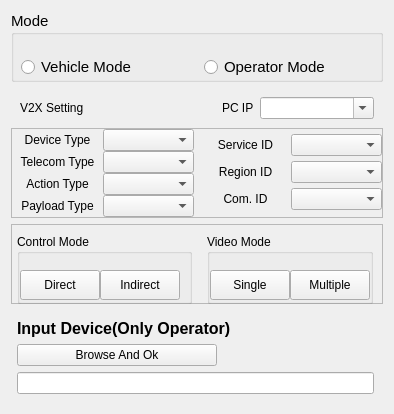
         <widget class="QWidget" name="page_4">
          <layout class="QVBoxLayout" name="verticalLayout_3">
           <item>
            <widget class="QFrame" name="frame_Mode">
             <property name="sizePolicy">
              <sizepolicy hsizetype="Preferred" vsizetype="Preferred">
               <horstretch>0</horstretch>
               <verstretch>0</verstretch>
              </sizepolicy>
             </property>
             <property name="minimumSize">
              <size>
               <width>0</width>
               <height>60</height>
              </size>
             </property>
             <property name="frameShape">
              <enum>QFrame::NoFrame</enum>
             </property>
             <property name="frameShadow">
              <enum>QFrame::Raised</enum>
             </property>
             <layout class="QVBoxLayout" name="verticalLayout_8">
              <property name="spacing">
               <number>0</number>
              </property>
              <property name="leftMargin">
               <number>0</number>
              </property>
              <property name="topMargin">
               <number>0</number>
              </property>
              <property name="rightMargin">
               <number>0</number>
              </property>
              <property name="bottomMargin">
               <number>0</number>
              </property>
              <item alignment="Qt::AlignVCenter">
               <widget class="QGroupBox" name="groupBox_Mode">
                <property name="sizePolicy">
                 <sizepolicy hsizetype="Preferred" vsizetype="Expanding">
                  <horstretch>0</horstretch>
                  <verstretch>0</verstretch>
                 </sizepolicy>
                </property>
                <property name="minimumSize">
                 <size>
                  <width>0</width>
                  <height>50</height>
                 </size>
                </property>
                <property name="font">
                 <font>
                  <pointsize>11</pointsize>
                  <weight>50</weight>
                  <bold>false</bold>
                 </font>
                </property>
                <property name="layoutDirection">
                 <enum>Qt::LeftToRight</enum>
                </property>
                <property name="title">
                 <string>Mode</string>
                </property>
                <property name="flat">
                 <bool>false</bool>
                </property>
                <layout class="QHBoxLayout" name="horizontalLayout_7">
                 <property name="leftMargin">
                  <number>7</number>
                 </property>
                 <property name="topMargin">
                  <number>20</number>
                 </property>
                 <property name="rightMargin">
                  <number>0</number>
                 </property>
                 <property name="bottomMargin">
                  <number>0</number>
                 </property>
                 <item alignment="Qt::AlignVCenter">
                  <widget class="QRadioButton" name="radioButton_Vehicle">
                   <property name="text">
                    <string>Vehicle Mode</string>
                   </property>
                  </widget>
                 </item>
                 <item>
                  <widget class="QRadioButton" name="radioButton_Operator">
                   <property name="text">
                    <string>Operator Mode</string>
                   </property>
                  </widget>
                 </item>
                </layout>
               </widget>
              </item>
             </layout>
            </widget>
           </item>
           <item>
            <widget class="QFrame" name="frame_V2X_setting">
             <property name="sizePolicy">
              <sizepolicy hsizetype="Preferred" vsizetype="Preferred">
               <horstretch>0</horstretch>
               <verstretch>0</verstretch>
              </sizepolicy>
             </property>
             <property name="frameShape">
              <enum>QFrame::NoFrame</enum>
             </property>
             <property name="frameShadow">
              <enum>QFrame::Raised</enum>
             </property>
             <layout class="QVBoxLayout" name="verticalLayout_9">
              <property name="spacing">
               <number>0</number>
              </property>
              <property name="leftMargin">
               <number>0</number>
              </property>
              <property name="topMargin">
               <number>0</number>
              </property>
              <property name="rightMargin">
               <number>0</number>
              </property>
              <property name="bottomMargin">
               <number>0</number>
              </property>
              <item>
               <widget class="QFrame" name="frame_9">
                <property name="frameShape">
                 <enum>QFrame::NoFrame</enum>
                </property>
                <property name="frameShadow">
                 <enum>QFrame::Raised</enum>
                </property>
                <layout class="QHBoxLayout" name="horizontalLayout_15">
                 <item>
                  <widget class="QLabel" name="label_v2xSetting">
                   <property name="text">
                    <string>V2X Setting</string>
                   </property>
                  </widget>
                 </item>
                 <item alignment="Qt::AlignRight">
                  <widget class="QLabel" name="label_IpAddressPC">
                   <property name="text">
                    <string>PC IP</string>
                   </property>
                  </widget>
                 </item>
                 <item alignment="Qt::AlignVCenter">
                  <widget class="QComboBox" name="ComboBox_IpAddressPC">
                   <property name="editable">
                    <bool>true</bool>
                   </property>
                  </widget>
                 </item>
                </layout>
               </widget>
              </item>
              <item>
               <widget class="QFrame" name="frame_13">
                <property name="sizePolicy">
                 <sizepolicy hsizetype="Preferred" vsizetype="Expanding">
                  <horstretch>0</horstretch>
                  <verstretch>0</verstretch>
                 </sizepolicy>
                </property>
                <property name="frameShape">
                 <enum>QFrame::StyledPanel</enum>
                </property>
                <property name="frameShadow">
                 <enum>QFrame::Raised</enum>
                </property>
                <layout class="QHBoxLayout" name="horizontalLayout_6">
                 <property name="leftMargin">
                  <number>0</number>
                 </property>
                 <property name="topMargin">
                  <number>0</number>
                 </property>
                 <property name="rightMargin">
                  <number>0</number>
                 </property>
                 <property name="bottomMargin">
                  <number>0</number>
                 </property>
                 <item>
                  <widget class="QFrame" name="frame_14">
                   <property name="frameShape">
                    <enum>QFrame::NoFrame</enum>
                   </property>
                   <property name="frameShadow">
                    <enum>QFrame::Raised</enum>
                   </property>
                   <layout class="QVBoxLayout" name="verticalLayout_15">
                    <property name="spacing">
                     <number>0</number>
                    </property>
                    <property name="leftMargin">
                     <number>0</number>
                    </property>
                    <property name="topMargin">
                     <number>0</number>
                    </property>
                    <property name="rightMargin">
                     <number>0</number>
                    </property>
                    <property name="bottomMargin">
                     <number>0</number>
                    </property>
                    <item>
                     <layout class="QHBoxLayout" name="horizontalLayout_8">
                      <item>
                       <widget class="QLabel" name="label_DeviceType">
                        <property name="sizePolicy">
                         <sizepolicy hsizetype="Minimum" vsizetype="Preferred">
                          <horstretch>0</horstretch>
                          <verstretch>0</verstretch>
                         </sizepolicy>
                        </property>
                        <property name="text">
                         <string>Device Type</string>
                        </property>
                        <property name="alignment">
                         <set>Qt::AlignCenter</set>
                        </property>
                       </widget>
                      </item>
                      <item>
                       <widget class="QComboBox" name="ComboBox_DeviceType"/>
                      </item>
                     </layout>
                    </item>
                    <item>
                     <layout class="QHBoxLayout" name="horizontalLayout_10">
                      <item>
                       <widget class="QLabel" name="label_TelecomType">
                        <property name="text">
                         <string>Telecom Type</string>
                        </property>
                        <property name="alignment">
                         <set>Qt::AlignCenter</set>
                        </property>
                       </widget>
                      </item>
                      <item>
                       <widget class="QComboBox" name="ComboBox_TelecomType"/>
                      </item>
                     </layout>
                    </item>
                    <item>
                     <layout class="QHBoxLayout" name="horizontalLayout_11">
                      <item>
                       <widget class="QLabel" name="label_ActionType">
                        <property name="text">
                         <string>Action Type</string>
                        </property>
                        <property name="alignment">
                         <set>Qt::AlignCenter</set>
                        </property>
                       </widget>
                      </item>
                      <item>
                       <widget class="QComboBox" name="ComboBox_ActionType"/>
                      </item>
                     </layout>
                    </item>
                    <item>
                     <layout class="QHBoxLayout" name="horizontalLayout_12">
                      <item>
                       <widget class="QLabel" name="label_PayloadType">
                        <property name="text">
                         <string>Payload Type</string>
                        </property>
                        <property name="alignment">
                         <set>Qt::AlignCenter</set>
                        </property>
                       </widget>
                      </item>
                      <item>
                       <widget class="QComboBox" name="ComboBox_PayloadType"/>
                      </item>
                     </layout>
                    </item>
                   </layout>
                  </widget>
                 </item>
                 <item>
                  <widget class="QFrame" name="frame_15">
                   <property name="frameShape">
                    <enum>QFrame::NoFrame</enum>
                   </property>
                   <property name="frameShadow">
                    <enum>QFrame::Raised</enum>
                   </property>
                   <layout class="QVBoxLayout" name="verticalLayout_16">
                    <property name="spacing">
                     <number>0</number>
                    </property>
                    <property name="leftMargin">
                     <number>0</number>
                    </property>
                    <property name="topMargin">
                     <number>0</number>
                    </property>
                    <property name="rightMargin">
                     <number>0</number>
                    </property>
                    <property name="bottomMargin">
                     <number>0</number>
                    </property>
                    <item>
                     <layout class="QHBoxLayout" name="horizontalLayout_9">
                      <item>
                       <widget class="QLabel" name="label_ServiceID">
                        <property name="text">
                         <string>Service ID</string>
                        </property>
                        <property name="alignment">
                         <set>Qt::AlignCenter</set>
                        </property>
                       </widget>
                      </item>
                      <item>
                       <widget class="QComboBox" name="ComboBox_ServiceID"/>
                      </item>
                     </layout>
                    </item>
                    <item>
                     <layout class="QHBoxLayout" name="horizontalLayout_13">
                      <item>
                       <widget class="QLabel" name="label_RegionID">
                        <property name="text">
                         <string>Region ID</string>
                        </property>
                        <property name="alignment">
                         <set>Qt::AlignCenter</set>
                        </property>
                       </widget>
                      </item>
                      <item>
                       <widget class="QComboBox" name="ComboBox_RegionID"/>
                      </item>
                     </layout>
                    </item>
                    <item>
                     <layout class="QHBoxLayout" name="horizontalLayout_14">
                      <item>
                       <widget class="QLabel" name="label_ComID">
                        <property name="text">
                         <string>Com. ID</string>
                        </property>
                        <property name="alignment">
                         <set>Qt::AlignCenter</set>
                        </property>
                       </widget>
                      </item>
                      <item>
                       <widget class="QComboBox" name="ComboBox_ComID"/>
                      </item>
                     </layout>
                    </item>
                   </layout>
                  </widget>
                 </item>
                </layout>
               </widget>
              </item>
             </layout>
            </widget>
           </item>
           <item>
            <widget class="QFrame" name="frame_7">
             <property name="sizePolicy">
              <sizepolicy hsizetype="Preferred" vsizetype="Expanding">
               <horstretch>0</horstretch>
               <verstretch>0</verstretch>
              </sizepolicy>
             </property>
             <property name="minimumSize">
              <size>
               <width>0</width>
               <height>80</height>
              </size>
             </property>
             <property name="maximumSize">
              <size>
               <width>16777215</width>
               <height>80</height>
              </size>
             </property>
             <property name="frameShape">
              <enum>QFrame::StyledPanel</enum>
             </property>
             <property name="frameShadow">
              <enum>QFrame::Raised</enum>
             </property>
             <layout class="QHBoxLayout" name="horizontalLayout_16">
              <property name="spacing">
               <number>15</number>
              </property>
              <property name="leftMargin">
               <number>5</number>
              </property>
              <property name="bottomMargin">
               <number>0</number>
              </property>
              <item>
               <widget class="QGroupBox" name="groupBox">
                <property name="sizePolicy">
                 <sizepolicy hsizetype="Preferred" vsizetype="Preferred">
                  <horstretch>0</horstretch>
                  <verstretch>0</verstretch>
                 </sizepolicy>
                </property>
                <property name="minimumSize">
                 <size>
                  <width>0</width>
                  <height>70</height>
                 </size>
                </property>
                <property name="maximumSize">
                 <size>
                  <width>16777215</width>
                  <height>70</height>
                 </size>
                </property>
                <property name="title">
                 <string>Control Mode</string>
                </property>
                <layout class="QHBoxLayout" name="horizontalLayout_17">
                 <property name="spacing">
                  <number>0</number>
                 </property>
                 <property name="leftMargin">
                  <number>0</number>
                 </property>
                 <property name="topMargin">
                  <number>15</number>
                 </property>
                 <property name="bottomMargin">
                  <number>0</number>
                 </property>
                 <item>
                  <widget class="QPushButton" name="PushButton_DirectControl">
                   <property name="sizePolicy">
                    <sizepolicy hsizetype="Expanding" vsizetype="Preferred">
                     <horstretch>0</horstretch>
                     <verstretch>0</verstretch>
                    </sizepolicy>
                   </property>
                   <property name="maximumSize">
                    <size>
                     <width>100</width>
                     <height>30</height>
                    </size>
                   </property>
                   <property name="text">
                    <string>Direct</string>
                   </property>
                  </widget>
                 </item>
                 <item>
                  <widget class="QPushButton" name="PushButton_IndirectControl">
                   <property name="sizePolicy">
                    <sizepolicy hsizetype="Expanding" vsizetype="Preferred">
                     <horstretch>0</horstretch>
                     <verstretch>0</verstretch>
                    </sizepolicy>
                   </property>
                   <property name="maximumSize">
                    <size>
                     <width>100</width>
                     <height>30</height>
                    </size>
                   </property>
                   <property name="text">
                    <string>Indirect</string>
                   </property>
                  </widget>
                 </item>
                </layout>
               </widget>
              </item>
              <item>
               <widget class="QGroupBox" name="groupBox_2">
                <property name="sizePolicy">
                 <sizepolicy hsizetype="Preferred" vsizetype="Preferred">
                  <horstretch>0</horstretch>
                  <verstretch>0</verstretch>
                 </sizepolicy>
                </property>
                <property name="minimumSize">
                 <size>
                  <width>0</width>
                  <height>70</height>
                 </size>
                </property>
                <property name="maximumSize">
                 <size>
                  <width>16777215</width>
                  <height>70</height>
                 </size>
                </property>
                <property name="title">
                 <string>Video Mode</string>
                </property>
                <layout class="QHBoxLayout" name="horizontalLayout_18">
                 <property name="spacing">
                  <number>0</number>
                 </property>
                 <property name="leftMargin">
                  <number>0</number>
                 </property>
                 <property name="topMargin">
                  <number>15</number>
                 </property>
                 <property name="rightMargin">
                  <number>0</number>
                 </property>
                 <property name="bottomMargin">
                  <number>0</number>
                 </property>
                 <item>
                  <widget class="QPushButton" name="PushButton_VideoMode_Single">
                   <property name="sizePolicy">
                    <sizepolicy hsizetype="Expanding" vsizetype="Preferred">
                     <horstretch>0</horstretch>
                     <verstretch>0</verstretch>
                    </sizepolicy>
                   </property>
                   <property name="minimumSize">
                    <size>
                     <width>0</width>
                     <height>30</height>
                    </size>
                   </property>
                   <property name="maximumSize">
                    <size>
                     <width>100</width>
                     <height>30</height>
                    </size>
                   </property>
                   <property name="text">
                    <string>Single</string>
                   </property>
                  </widget>
                 </item>
                 <item alignment="Qt::AlignVCenter">
                  <widget class="QPushButton" name="PushButton_VideoMode_Multiple">
                   <property name="sizePolicy">
                    <sizepolicy hsizetype="Expanding" vsizetype="Preferred">
                     <horstretch>0</horstretch>
                     <verstretch>0</verstretch>
                    </sizepolicy>
                   </property>
                   <property name="minimumSize">
                    <size>
                     <width>0</width>
                     <height>30</height>
                    </size>
                   </property>
                   <property name="maximumSize">
                    <size>
                     <width>100</width>
                     <height>30</height>
                    </size>
                   </property>
                   <property name="text">
                    <string>Multiple</string>
                   </property>
                  </widget>
                 </item>
                </layout>
               </widget>
              </item>
             </layout>
            </widget>
           </item>
           <item>
            <widget class="QFrame" name="frame_inputDevice">
             <property name="frameShape">
              <enum>QFrame::NoFrame</enum>
             </property>
             <property name="frameShadow">
              <enum>QFrame::Raised</enum>
             </property>
             <layout class="QVBoxLayout" name="verticalLayout_10">
              <property name="leftMargin">
               <number>6</number>
              </property>
              <item>
               <widget class="QLabel" name="Label_InputDevice">
                <property name="font">
                 <font>
                  <pointsize>12</pointsize>
                  <weight>75</weight>
                  <bold>true</bold>
                 </font>
                </property>
                <property name="text">
                 <string>Input Device(Only Operator)</string>
                </property>
               </widget>
              </item>
              <item>
               <widget class="QPushButton" name="BrowseAndOkBtn">
                <property name="sizePolicy">
                 <sizepolicy hsizetype="Preferred" vsizetype="Fixed">
                  <horstretch>0</horstretch>
                  <verstretch>0</verstretch>
                 </sizepolicy>
                </property>
                <property name="minimumSize">
                 <size>
                  <width>100</width>
                  <height>0</height>
                 </size>
                </property>
                <property name="maximumSize">
                 <size>
                  <width>200</width>
                  <height>16777215</height>
                 </size>
                </property>
                <property name="text">
                 <string>Browse And Ok</string>
                </property>
               </widget>
              </item>
              <item>
               <widget class="QLineEdit" name="LineEdit_PathToInputDevice"/>
              </item>
             </layout>
            </widget>
           </item>
          </layout>
         </widget>
